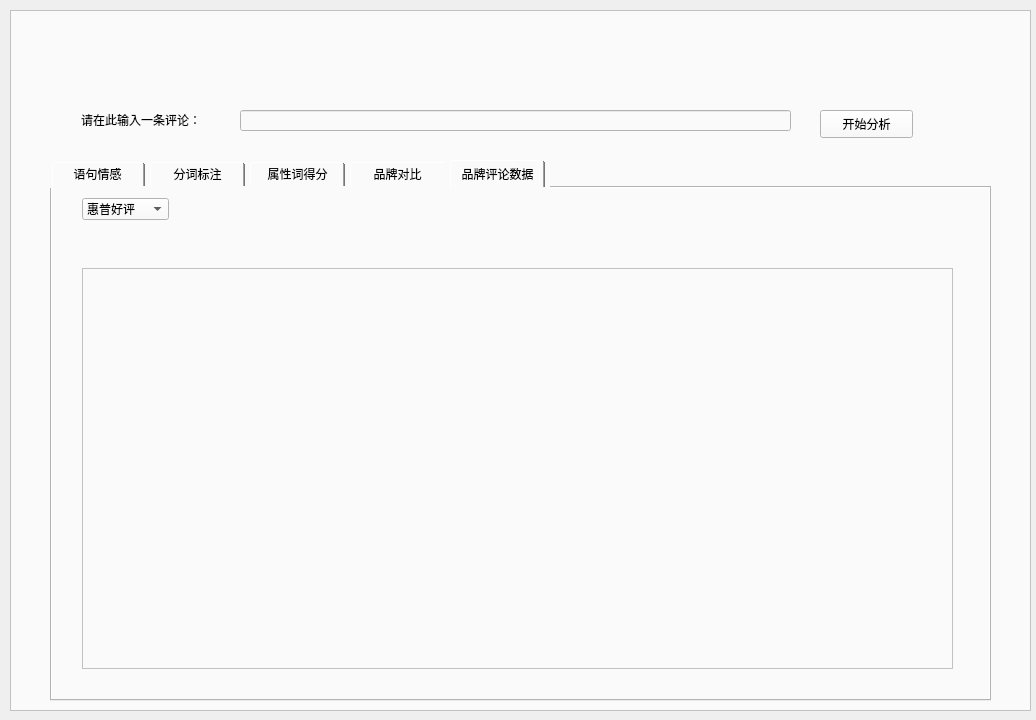
<?xml version="1.0" encoding="UTF-8"?>
<ui version="4.0">
 <class>Form</class>
 <widget class="QWidget" name="Form">
  <property name="geometry">
   <rect>
    <x>0</x>
    <y>0</y>
    <width>1036</width>
    <height>720</height>
   </rect>
  </property>
  <property name="windowTitle">
   <string>Form</string>
  </property>
  <widget class="QFrame" name="frame">
   <property name="geometry">
    <rect>
     <x>10</x>
     <y>10</y>
     <width>1021</width>
     <height>701</height>
    </rect>
   </property>
   <property name="styleSheet">
    <string notr="true">* {
	background-color: #FAFAFA;
}
QTabWidget::tab-bar { 
	alignment: center; 
} 
QTabBar::tab {
	height: 28px;
	min-width: 85px;
	margin-right: 5px;
	padding-left: 5px;
	padding-right: 5px;
}</string>
   </property>
   <property name="frameShape">
    <enum>QFrame::StyledPanel</enum>
   </property>
   <property name="frameShadow">
    <enum>QFrame::Raised</enum>
   </property>
   <widget class="QTabWidget" name="tabOptions">
    <property name="geometry">
     <rect>
      <x>40</x>
      <y>150</y>
      <width>941</width>
      <height>541</height>
     </rect>
    </property>
    <property name="currentIndex">
     <number>4</number>
    </property>
    <widget class="QWidget" name="tabSentiment">
     <attribute name="title">
      <string>语句情感</string>
     </attribute>
    </widget>
    <widget class="QWidget" name="tabWords">
     <attribute name="title">
      <string>分词标注</string>
     </attribute>
    </widget>
    <widget class="QWidget" name="tabAttrScore">
     <attribute name="title">
      <string>属性词得分</string>
     </attribute>
    </widget>
    <widget class="QWidget" name="tabComparison">
     <attribute name="title">
      <string>品牌对比</string>
     </attribute>
    </widget>
    <widget class="QWidget" name="tabComments">
     <attribute name="title">
      <string>品牌评论数据</string>
     </attribute>
     <widget class="QTableView" name="tableView">
      <property name="geometry">
       <rect>
        <x>30</x>
        <y>80</y>
        <width>871</width>
        <height>401</height>
       </rect>
      </property>
     </widget>
     <widget class="QComboBox" name="comboBox">
      <property name="geometry">
       <rect>
        <x>30</x>
        <y>10</y>
        <width>87</width>
        <height>22</height>
       </rect>
      </property>
      <item>
       <property name="text">
        <string>惠普好评</string>
       </property>
      </item>
      <item>
       <property name="text">
        <string>惠普差评</string>
       </property>
      </item>
      <item>
       <property name="text">
        <string>联想好评</string>
       </property>
      </item>
      <item>
       <property name="text">
        <string>联想差评</string>
       </property>
      </item>
     </widget>
    </widget>
   </widget>
   <widget class="QLabel" name="label">
    <property name="geometry">
     <rect>
      <x>71</x>
      <y>100</y>
      <width>151</width>
      <height>20</height>
     </rect>
    </property>
    <property name="text">
     <string>请在此输入一条评论：</string>
    </property>
   </widget>
   <widget class="QLineEdit" name="lineEdit">
    <property name="geometry">
     <rect>
      <x>230</x>
      <y>100</y>
      <width>551</width>
      <height>21</height>
     </rect>
    </property>
   </widget>
   <widget class="QPushButton" name="pushButton">
    <property name="geometry">
     <rect>
      <x>810</x>
      <y>100</y>
      <width>93</width>
      <height>28</height>
     </rect>
    </property>
    <property name="text">
     <string>开始分析</string>
    </property>
   </widget>
  </widget>
 </widget>
 <resources/>
 <connections/>
</ui>
